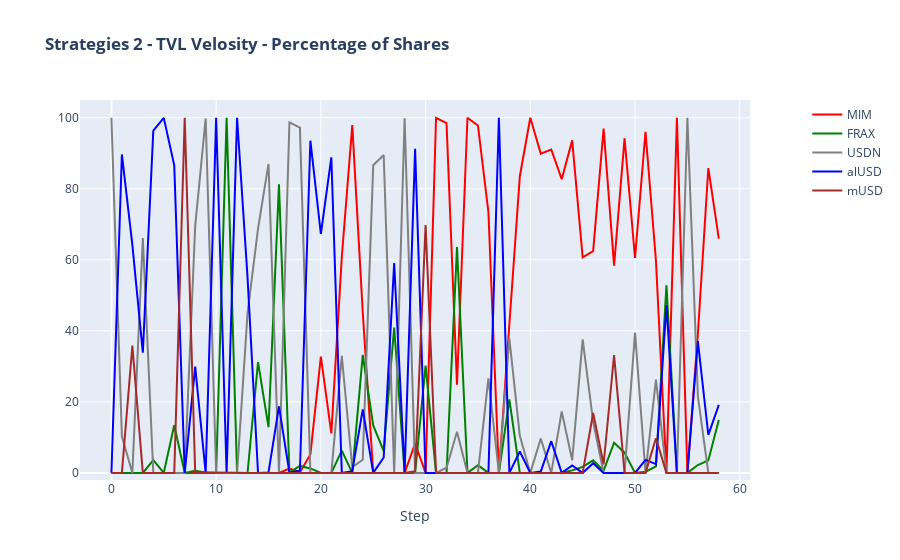

Source (notebook cell):
### Code cell
fig = make_subplots(subplot_titles=('' ), specs=[[{"secondary_y": True}]])

fig.add_trace(go.Scatter(x=x, y=pr_f21, line=dict(color='red'), name='MIM'), secondary_y=False)
fig.add_trace(go.Scatter(x=x, y=pr_f22, line=dict(color='green'), name='FRAX'), secondary_y=False)
fig.add_trace(go.Scatter(x=x, y=pr_f23, line=dict(color='grey'), name='USDN'), secondary_y=False)
fig.add_trace(go.Scatter(x=x, y=pr_f24, line=dict(color='blue'), name='alUSD'), secondary_y=False)
fig.add_trace(go.Scatter(x=x, y=pr_f25, line=dict(color='brown'), name='mUSD'), secondary_y=False)
#fig.add_trace(go.Scatter(x=x, y=pr_f26, line=dict(color='light green'), name='BUSD'), secondary_y=False)
fig.update_layout(yaxis_range=[-2,105])
fig.update_layout(xaxis_range=[-3,len(tvl)+1])
fig.update_layout(title_text='<b>Strategies 2 - TVL Velosity - Percentage of Shares </b>')
fig.update_xaxes(title_text='Step')
fig.show()

### Figure 1 — Plotly figure (JSON) as saved in the notebook; plotly's stock layout.template omitted (floating-point values rounded to 4 significant figures)
{"data": [{"line": {"color": "red"}, "name": "MIM", "type": "scatter", "x": [0, 1, 2, 3, 4, 5, 6, 7, 8, 9, 10, 11, 12, 13, 14, 15, 16, 17, 18, 19, 20, 21, 22, 23, 24, 25, 26, 27, 28, 29, 30, 31, 32, 33, 34, 35, 36, 37, 38, 39, 40, 41, 42, 43, 44, 45, 46, 47, 48, 49, 50, 51, 52, 53, 54, 55, 56, 57, 58], "xaxis": "x", "y": [0, 0, 0, 0, 0, 0, 0, 0, 0, 0, 0, 0, 0, 0, 0, 0, 0, 1.223, 0.1692, 5.197, 32.74, 11.13, 60.78, 97.93, 45.19, 0, 0, 0, 0.002522, 8.275, 0, 100.0, 98.49, 24.86, 100.0, 97.82, 73.41, 0, 41.4, 83.53, 100.0, 89.89, 91.06, 82.71, 93.63, 60.72, 62.45, 96.96, 58.37, 94.21, 60.51, 96.02, 59.68, 0, 100.0, 0, 39.04, 85.81, 65.96], "yaxis": "y"}, {"line": {"color": "green"}, "name": "FRAX", "type": "scatter", "x": [0, 1, 2, 3, 4, 5, 6, 7, 8, 9, 10, 11, 12, 13, 14, 15, 16, 17, 18, 19, 20, 21, 22, 23, 24, 25, 26, 27, 28, 29, 30, 31, 32, 33, 34, 35, 36, 37, 38, 39, 40, 41, 42, 43, 44, 45, 46, 47, 48, 49, 50, 51, 52, 53, 54, 55, 56, 57, 58], "xaxis": "x", "y": [0, 0, 0, 0, 3.615, 0.02531, 13.41, 0, 0.5707, 0.1108, 0, 99.99, 0, 0.02201, 31.21, 12.87, 81.25, 0.09922, 1.962, 1.261, 0, 0, 6.28, 0.0008083, 33.22, 13.36, 6.151, 40.94, 0.004374, 0, 30.2, 0, 0.05225, 63.56, 0, 2.181, 0.001312, 0, 20.69, 0.003849, 0, 0.0441, 0.01181, 0, 0.7006, 1.684, 3.55, 0.6203, 8.484, 5.691, 0.006058, 0.3253, 1.85, 52.8, 0, 0, 2.222, 3.52, 14.87], "yaxis": "y"}, {"line": {"color": "grey"}, "name": "USDN", "type": "scatter", "x": [0, 1, 2, 3, 4, 5, 6, 7, 8, 9, 10, 11, 12, 13, 14, 15, 16, 17, 18, 19, 20, 21, 22, 23, 24, 25, 26, 27, 28, 29, 30, 31, 32, 33, 34, 35, 36, 37, 38, 39, 40, 41, 42, 43, 44, 45, 46, 47, 48, 49, 50, 51, 52, 53, 54, 55, 56, 57, 58], "xaxis": "x", "y": [100.0, 10.33, 0, 66.12, 0, 0, 0, 0, 69.51, 99.81, 0, 0, 0, 44.98, 68.77, 87.0, 0, 98.68, 97.2, 0, 0, 0, 32.94, 1.598, 3.711, 86.64, 89.5, 0, 99.84, 0, 0, 0, 1.457, 11.57, 0, 0, 26.59, 0, 37.91, 10.42, 0, 9.672, 0, 17.29, 3.579, 37.6, 14.4, 0, 0, 0, 39.49, 0, 26.25, 0, 0, 99.97, 21.62, 0, 0], "yaxis": "y"}, {"line": {"color": "blue"}, "name": "alUSD", "type": "scatter", "x": [0, 1, 2, 3, 4, 5, 6, 7, 8, 9, 10, 11, 12, 13, 14, 15, 16, 17, 18, 19, 20, 21, 22, 23, 24, 25, 26, 27, 28, 29, 30, 31, 32, 33, 34, 35, 36, 37, 38, 39, 40, 41, 42, 43, 44, 45, 46, 47, 48, 49, 50, 51, 52, 53, 54, 55, 56, 57, 58], "xaxis": "x", "y": [0, 89.67, 64.18, 33.88, 96.38, 99.96, 86.59, 0, 29.92, 0, 100.0, 0, 99.99, 55.0, 0, 0.1321, 18.75, 0, 0.6721, 93.54, 67.26, 88.87, 0, 0.4701, 17.87, 0, 4.351, 59.06, 0.1551, 91.28, 0, 0, 0, 0, 0, 0, 0, 100, 0, 6.039, 0, 0.392, 8.926, 0, 2.091, 0, 2.731, 0, 0, 0.07343, 0, 3.659, 2.473, 47.2, 0, 0, 37.12, 10.67, 19.17], "yaxis": "y"}, {"line": {"color": "brown"}, "name": "mUSD", "type": "scatter", "x": [0, 1, 2, 3, 4, 5, 6, 7, 8, 9, 10, 11, 12, 13, 14, 15, 16, 17, 18, 19, 20, 21, 22, 23, 24, 25, 26, 27, 28, 29, 30, 31, 32, 33, 34, 35, 36, 37, 38, 39, 40, 41, 42, 43, 44, 45, 46, 47, 48, 49, 50, 51, 52, 53, 54, 55, 56, 57, 58], "xaxis": "x", "y": [0.0002605, 0, 35.82, 0.0014, 0.0005622, 0.01585, 0.0007673, 100, 6.065e-05, 0.07756, 0.001063, 0.01108, 0.007686, 0.00023, 0.01657, 0.001034, 0.001829, 0, 6.551e-06, 7.473e-05, 0.0002354, 0.0001683, 0.002533, 6.123e-06, 9.927e-05, 0.0004431, 0.0001036, 0, 0, 0.441, 69.8, 0.004852, 1.472e-05, 0.0001804, 0.0001457, 6.284e-05, 8.713e-06, 0, 0.0004848, 1.485e-05, 0.0007181, 4.323e-06, 5.244e-05, 1.683e-05, 3.427e-05, 9.248e-05, 16.87, 2.42, 33.14, 0.02863, 0, 0, 9.744, 0.004266, 0.003089, 0.02502, 0.0008753, 0.001264, 0], "yaxis": "y"}], "layout": {"title": {"text": "<b>Strategies 2 - TVL Velosity - Percentage of Shares </b>"}, "xaxis": {"anchor": "y", "domain": [0, 0.94], "range": [-3, 61], "title": {"text": "Step"}}, "yaxis": {"anchor": "x", "domain": [0, 1], "range": [-2, 105]}, "yaxis2": {"anchor": "x", "overlaying": "y", "side": "right"}}}
